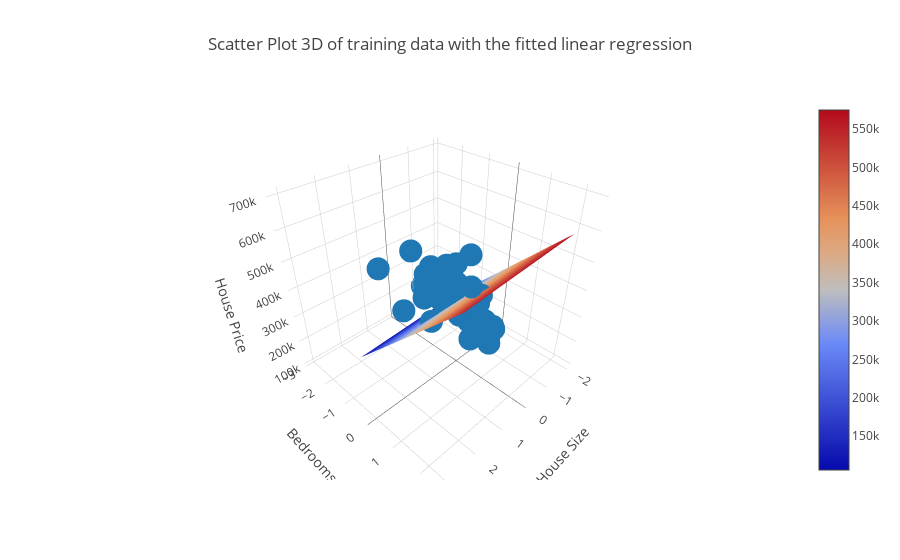

Notebook code cell kept with this figure:
### Code cell
p1 = go.Scatter3d(x = X_norm[:,0],
                  y = X_norm[:,1],
                  z = df2['house_price'],
                  mode = 'markers')
p2 = go.Surface(x=x_vals, y=y_vals, z=z_vals)

layout = go.Layout(
    title='Scatter Plot 3D of training data with the fitted linear regression',
    scene=dict(
        xaxis=dict(
            title='House Size',
        ),
        yaxis=dict(
            title='Bedrooms',
        ),
        zaxis=dict(
            title='House Price',
        )
    )
)

fig = go.Figure([p1,p2], layout=layout)
py.iplot(fig)
